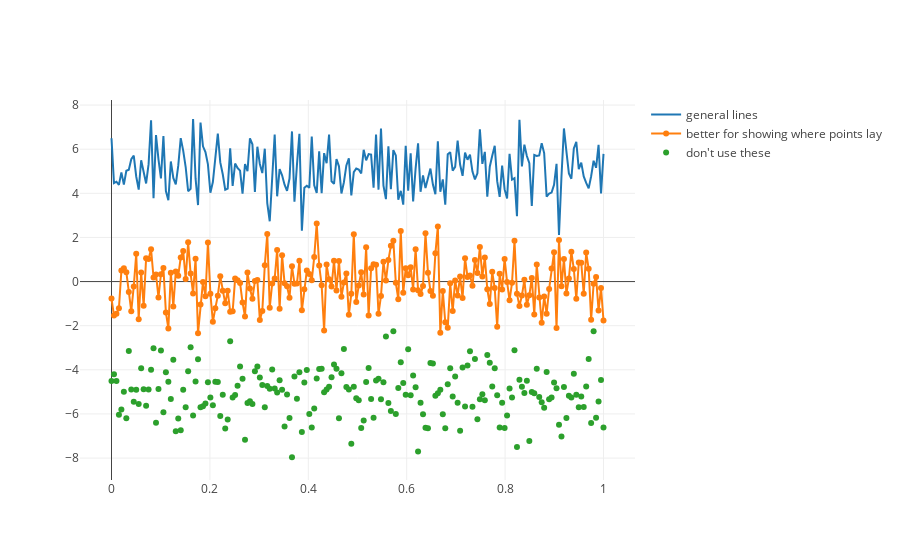

Write notebook code for a chart like this one.
### Code cell
import plotly.plotly as py
import plotly.graph_objs as go

# Create random data with numpy
import numpy as np

N = 200
random_x = np.linspace(0, 1, N)
random_y0 = np.random.randn(N)+5
random_y1 = np.random.randn(N)
random_y2 = np.random.randn(N)-5

# Create traces
trace0 = go.Scatter(
    x = random_x,
    y = random_y0,
    mode = 'lines',
    name = 'general lines'
)
trace1 = go.Scatter(
    x = random_x,
    y = random_y1,
    mode = 'lines+markers',
    name = 'better for showing where points lay'
)
trace2 = go.Scatter(
    x = random_x,
    y = random_y2,
    mode = 'markers',
    name = 'don\'t use these'
)
data = [trace0, trace1, trace2]

iplot(data, filename='line-mode')

### Figure 1 — Plotly figure (JSON) as saved in the notebook; plotly's stock layout.template omitted (floating-point values rounded to 4 significant figures; data arrays with more than 128 entries replaced by an {"elided": "..."} marker saying what was removed)
{"data": [{"mode": "lines", "name": "general lines", "type": "scatter", "uid": "4250fe88-c8e2-11e8-a93f-02ccb4a0b651", "x": {"elided": "200 float values"}, "y": {"elided": "200 float values"}}, {"mode": "lines+markers", "name": "better for showing where points lay", "type": "scatter", "uid": "42510ea0-c8e2-11e8-a93f-02ccb4a0b651", "x": {"elided": "200 float values"}, "y": {"elided": "200 float values"}}, {"mode": "markers", "name": "don't use these", "type": "scatter", "uid": "42511058-c8e2-11e8-a93f-02ccb4a0b651", "x": {"elided": "200 float values"}, "y": {"elided": "200 float values"}}], "layout": {}}
